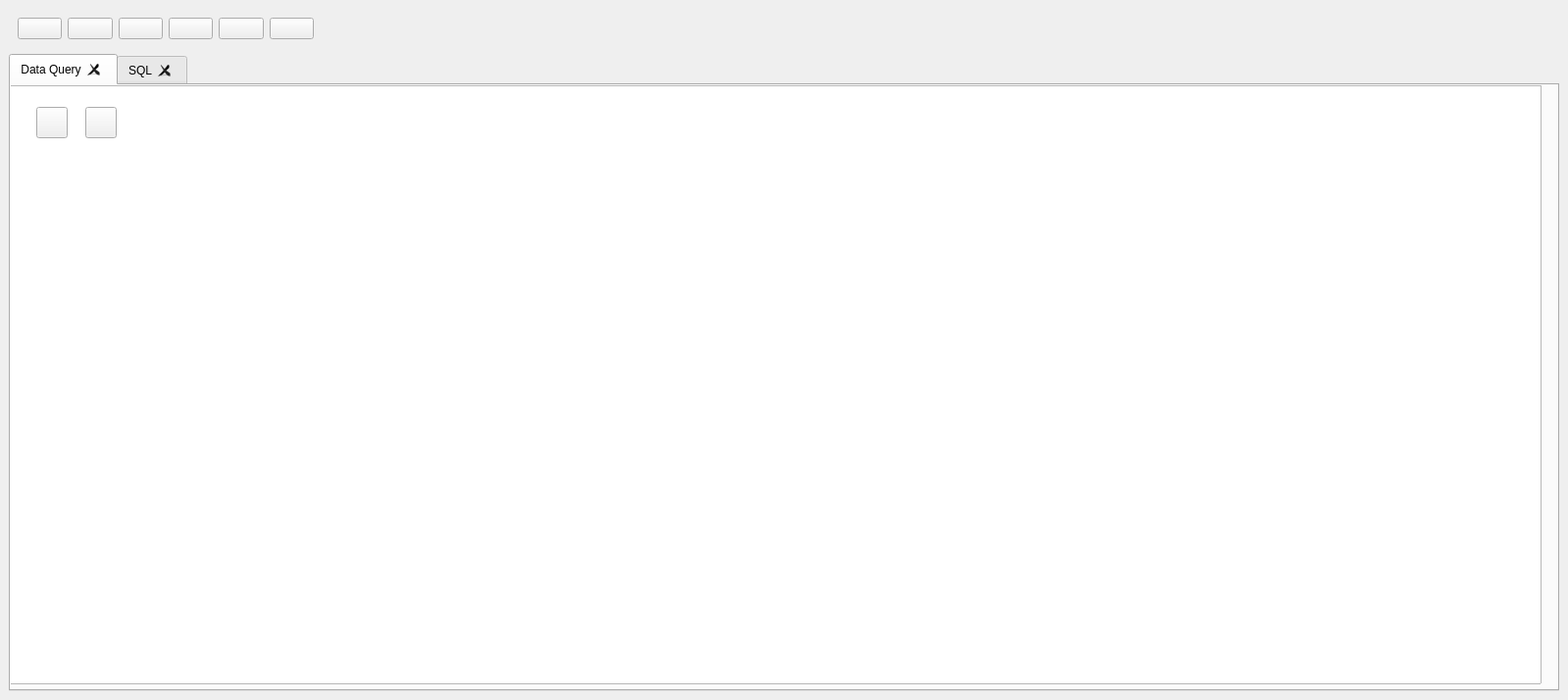
<?xml version="1.0" encoding="UTF-8"?>
<ui version="4.0">
 <class>winMain</class>
 <widget class="QMainWindow" name="winMain">
  <property name="geometry">
   <rect>
    <x>0</x>
    <y>0</y>
    <width>1599</width>
    <height>714</height>
   </rect>
  </property>
  <property name="sizePolicy">
   <sizepolicy hsizetype="Preferred" vsizetype="Preferred">
    <horstretch>0</horstretch>
    <verstretch>0</verstretch>
   </sizepolicy>
  </property>
  <property name="windowTitle">
   <string>Data Doctor</string>
  </property>
  <property name="windowIcon">
   <iconset>
    <normaloff>icons/DataDoctor.png</normaloff>icons/DataDoctor.png</iconset>
  </property>
  <property name="autoFillBackground">
   <bool>false</bool>
  </property>
  <property name="styleSheet">
   <string notr="true">font: 57 12pt &quot;TerminessTTF Nerd Font&quot;;</string>
  </property>
  <widget class="QWidget" name="centralwidget">
   <layout class="QGridLayout" name="gridLayout">
    <item row="1" column="0" rowspan="2">
     <widget class="QTabWidget" name="tabWidget">
      <property name="enabled">
       <bool>true</bool>
      </property>
      <property name="sizePolicy">
       <sizepolicy hsizetype="Expanding" vsizetype="Expanding">
        <horstretch>0</horstretch>
        <verstretch>0</verstretch>
       </sizepolicy>
      </property>
      <property name="baseSize">
       <size>
        <width>0</width>
        <height>0</height>
       </size>
      </property>
      <property name="currentIndex">
       <number>0</number>
      </property>
      <property name="tabsClosable">
       <bool>true</bool>
      </property>
      <widget class="QWidget" name="tabMain">
       <property name="sizePolicy">
        <sizepolicy hsizetype="Expanding" vsizetype="Expanding">
         <horstretch>0</horstretch>
         <verstretch>0</verstretch>
        </sizepolicy>
       </property>
       <attribute name="title">
        <string>Data Query</string>
       </attribute>
       <widget class="QTableWidget" name="mainTable">
        <property name="geometry">
         <rect>
          <x>-20</x>
          <y>0</y>
          <width>1581</width>
          <height>611</height>
         </rect>
        </property>
        <property name="sizePolicy">
         <sizepolicy hsizetype="Expanding" vsizetype="Expanding">
          <horstretch>0</horstretch>
          <verstretch>0</verstretch>
         </sizepolicy>
        </property>
        <property name="sortingEnabled">
         <bool>true</bool>
        </property>
        <attribute name="horizontalHeaderStretchLastSection">
         <bool>true</bool>
        </attribute>
       </widget>
       <widget class="QPushButton" name="btnRefresh">
        <property name="geometry">
         <rect>
          <x>26</x>
          <y>22</y>
          <width>32</width>
          <height>32</height>
         </rect>
        </property>
        <property name="font">
         <font>
          <family>TerminessTTF Nerd Font</family>
          <pointsize>12</pointsize>
          <italic>false</italic>
          <fontweight></fontweight>
         </font>
        </property>
        <property name="toolTip">
         <string>Refresh current query</string>
        </property>
        <property name="text">
         <string/>
        </property>
        <property name="icon">
         <iconset>
          <normaloff>icons/Refresh.png</normaloff>icons/Refresh.png</iconset>
        </property>
        <property name="iconSize">
         <size>
          <width>32</width>
          <height>32</height>
         </size>
        </property>
       </widget>
       <widget class="QPushButton" name="btnUndo">
        <property name="geometry">
         <rect>
          <x>76</x>
          <y>22</y>
          <width>32</width>
          <height>32</height>
         </rect>
        </property>
        <property name="toolTip">
         <string>Reset colum sort</string>
        </property>
        <property name="text">
         <string/>
        </property>
        <property name="icon">
         <iconset>
          <normaloff>icons/Reset.png</normaloff>icons/Reset.png</iconset>
        </property>
        <property name="iconSize">
         <size>
          <width>32</width>
          <height>32</height>
         </size>
        </property>
       </widget>
      </widget>
      <widget class="QWidget" name="tabSQL">
       <attribute name="title">
        <string>SQL</string>
       </attribute>
      </widget>
     </widget>
    </item>
    <item row="0" column="0">
     <widget class="QWidget" name="widget" native="true">
      <property name="sizePolicy">
       <sizepolicy hsizetype="Preferred" vsizetype="Fixed">
        <horstretch>0</horstretch>
        <verstretch>0</verstretch>
       </sizepolicy>
      </property>
      <property name="minimumSize">
       <size>
        <width>0</width>
        <height>0</height>
       </size>
      </property>
      <property name="maximumSize">
       <size>
        <width>320</width>
        <height>16777215</height>
       </size>
      </property>
      <layout class="QGridLayout" name="gridLayout_2">
       <item row="0" column="2">
        <widget class="QPushButton" name="btnDataDictionary">
         <property name="baseSize">
          <size>
           <width>32</width>
           <height>32</height>
          </size>
         </property>
         <property name="toolTip">
          <string>Data Dictionary</string>
         </property>
         <property name="text">
          <string/>
         </property>
         <property name="icon">
          <iconset>
           <normalon>icons/Book.png</normalon>
          </iconset>
         </property>
         <property name="iconSize">
          <size>
           <width>36</width>
           <height>36</height>
          </size>
         </property>
         <property name="checkable">
          <bool>false</bool>
         </property>
        </widget>
       </item>
       <item row="0" column="0">
        <widget class="QPushButton" name="btnPublicQuery">
         <property name="text">
          <string/>
         </property>
         <property name="icon">
          <iconset>
           <normalon>icons/PublicQuery.png</normalon>
          </iconset>
         </property>
         <property name="iconSize">
          <size>
           <width>36</width>
           <height>36</height>
          </size>
         </property>
        </widget>
       </item>
       <item row="0" column="1">
        <widget class="QPushButton" name="btnInternalQuery">
         <property name="text">
          <string/>
         </property>
         <property name="icon">
          <iconset>
           <normaloff>icons/InternalQuery.png</normaloff>icons/InternalQuery.png</iconset>
         </property>
         <property name="iconSize">
          <size>
           <width>36</width>
           <height>36</height>
          </size>
         </property>
        </widget>
       </item>
       <item row="0" column="3">
        <widget class="QPushButton" name="btnExportCSV">
         <property name="toolTip">
          <string>Export to CSV</string>
         </property>
         <property name="text">
          <string/>
         </property>
         <property name="icon">
          <iconset>
           <normalon>icons/ExportCSV.png</normalon>
          </iconset>
         </property>
         <property name="iconSize">
          <size>
           <width>36</width>
           <height>36</height>
          </size>
         </property>
        </widget>
       </item>
       <item row="0" column="4">
        <widget class="QPushButton" name="btnOptions">
         <property name="text">
          <string/>
         </property>
         <property name="icon">
          <iconset>
           <normaloff>icons/Options.png</normaloff>icons/Options.png</iconset>
         </property>
         <property name="iconSize">
          <size>
           <width>36</width>
           <height>36</height>
          </size>
         </property>
        </widget>
       </item>
       <item row="0" column="5">
        <widget class="QPushButton" name="btnInfo">
         <property name="toolTip">
          <string>Information</string>
         </property>
         <property name="text">
          <string/>
         </property>
         <property name="icon">
          <iconset>
           <normalon>icons/Info.png</normalon>
          </iconset>
         </property>
         <property name="iconSize">
          <size>
           <width>36</width>
           <height>36</height>
          </size>
         </property>
        </widget>
       </item>
      </layout>
     </widget>
    </item>
   </layout>
  </widget>
  <action name="actionExit">
   <property name="text">
    <string>Exit</string>
   </property>
  </action>
  <action name="actionDataDictionary">
   <property name="text">
    <string>Data Dictionary</string>
   </property>
  </action>
  <action name="actionAboutCipher">
   <property name="text">
    <string>About Cipher</string>
   </property>
  </action>
  <action name="actionDarkMode">
   <property name="checkable">
    <bool>true</bool>
   </property>
   <property name="checked">
    <bool>false</bool>
   </property>
   <property name="text">
    <string>Dark Mode</string>
   </property>
  </action>
 </widget>
 <tabstops>
  <tabstop>btnPublicQuery</tabstop>
  <tabstop>btnDataDictionary</tabstop>
  <tabstop>btnExportCSV</tabstop>
  <tabstop>btnInfo</tabstop>
 </tabstops>
 <resources/>
 <connections/>
</ui>
